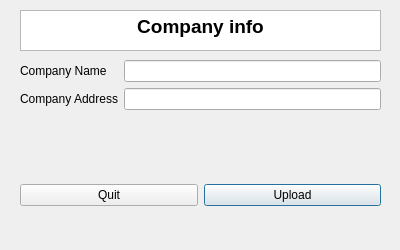
<?xml version="1.0" encoding="UTF-8"?>
<ui version="4.0">
 <class>compDialog</class>
 <widget class="QDialog" name="compDialog">
  <property name="geometry">
   <rect>
    <x>0</x>
    <y>0</y>
    <width>400</width>
    <height>250</height>
   </rect>
  </property>
  <property name="minimumSize">
   <size>
    <width>400</width>
    <height>250</height>
   </size>
  </property>
  <property name="maximumSize">
   <size>
    <width>400</width>
    <height>250</height>
   </size>
  </property>
  <property name="windowTitle">
   <string>Dialog</string>
  </property>
  <widget class="QWidget" name="formLayoutWidget">
   <property name="geometry">
    <rect>
     <x>20</x>
     <y>60</y>
     <width>361</width>
     <height>91</height>
    </rect>
   </property>
   <layout class="QFormLayout" name="formLayout">
    <item row="0" column="0">
     <widget class="QLabel" name="label">
      <property name="text">
       <string>Company Name</string>
      </property>
     </widget>
    </item>
    <item row="1" column="0">
     <widget class="QLabel" name="label_2">
      <property name="toolTipDuration">
       <number>-1</number>
      </property>
      <property name="text">
       <string>Company Address</string>
      </property>
     </widget>
    </item>
    <item row="0" column="1">
     <widget class="QLineEdit" name="cn_li">
      <property name="text">
       <string/>
      </property>
     </widget>
    </item>
    <item row="1" column="1">
     <widget class="QLineEdit" name="ca_li"/>
    </item>
   </layout>
  </widget>
  <widget class="QTextBrowser" name="textBrowser">
   <property name="geometry">
    <rect>
     <x>20</x>
     <y>10</y>
     <width>361</width>
     <height>41</height>
    </rect>
   </property>
   <property name="html">
    <string>&lt;!DOCTYPE HTML PUBLIC &quot;-//W3C//DTD HTML 4.0//EN&quot; &quot;http://www.w3.org/TR/REC-html40/strict.dtd&quot;&gt;
&lt;html&gt;&lt;head&gt;&lt;meta name=&quot;qrichtext&quot; content=&quot;1&quot; /&gt;&lt;style type=&quot;text/css&quot;&gt;
p, li { white-space: pre-wrap; }
&lt;/style&gt;&lt;/head&gt;&lt;body style=&quot; font-family:'PMingLiU'; font-size:9pt; font-weight:400; font-style:normal;&quot;&gt;
&lt;p align=&quot;center&quot; style=&quot; margin-top:0px; margin-bottom:0px; margin-left:0px; margin-right:0px; -qt-block-indent:0; text-indent:0px;&quot;&gt;&lt;span style=&quot; font-size:14pt; font-weight:600;&quot;&gt;Company info&lt;/span&gt;&lt;/p&gt;&lt;/body&gt;&lt;/html&gt;</string>
   </property>
  </widget>
  <widget class="QWidget" name="gridLayoutWidget">
   <property name="geometry">
    <rect>
     <x>20</x>
     <y>170</y>
     <width>361</width>
     <height>51</height>
    </rect>
   </property>
   <layout class="QGridLayout" name="gridLayout">
    <item row="0" column="2">
     <widget class="QPushButton" name="up_bu">
      <property name="text">
       <string>Upload</string>
      </property>
     </widget>
    </item>
    <item row="0" column="1">
     <widget class="QPushButton" name="qu_bu">
      <property name="text">
       <string>Quit</string>
      </property>
     </widget>
    </item>
   </layout>
  </widget>
 </widget>
 <resources/>
 <connections>
  <connection>
   <sender>qu_bu</sender>
   <signal>clicked()</signal>
   <receiver>compDialog</receiver>
   <slot>close()</slot>
   <hints>
    <hint type="sourcelabel">
     <x>106</x>
     <y>199</y>
    </hint>
    <hint type="destinationlabel">
     <x>134</x>
     <y>224</y>
    </hint>
   </hints>
  </connection>
 </connections>
</ui>
